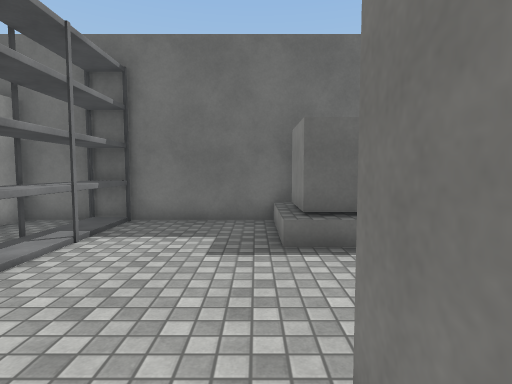
[1] (above)

24 first-person views from a walk through a Unity game level. The camera is 1.4 m above the floor, tilts 4° down and sees 80° across. The floor is counted in squares, 1 m on a side. Each view is taken from the middle of a square. On the plan, view 1 faces up. The plan holds only what a view shows up to about 14 squares ahead; the rest is blank. Surface patterns are stand-ins for the level's own textures.

[2]
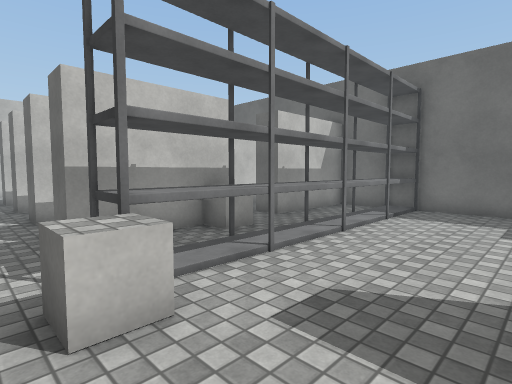

[3]
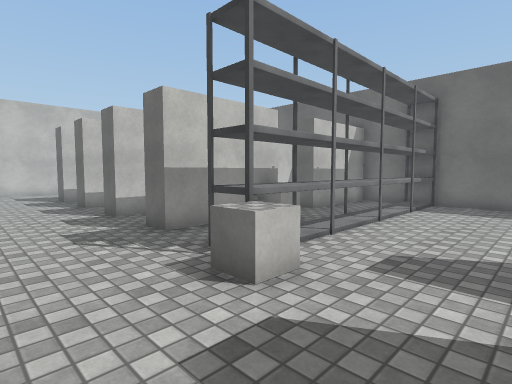

[4]
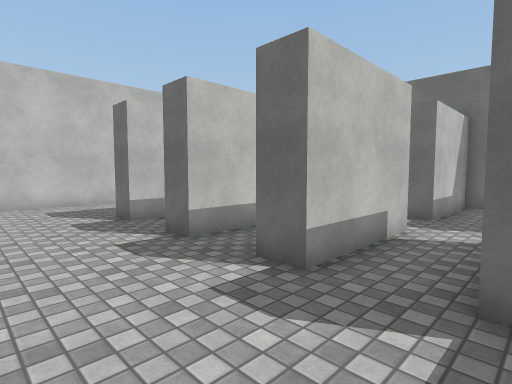

[5]
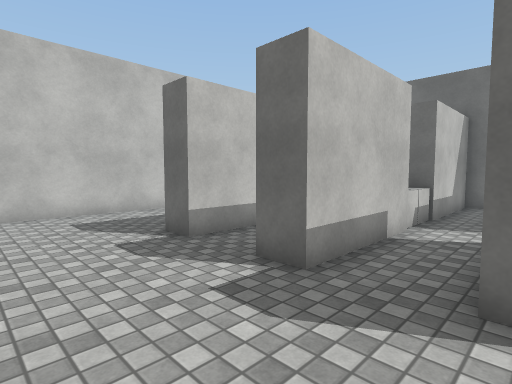

[6]
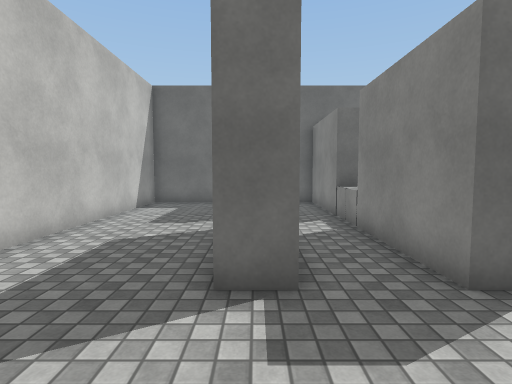

[7]
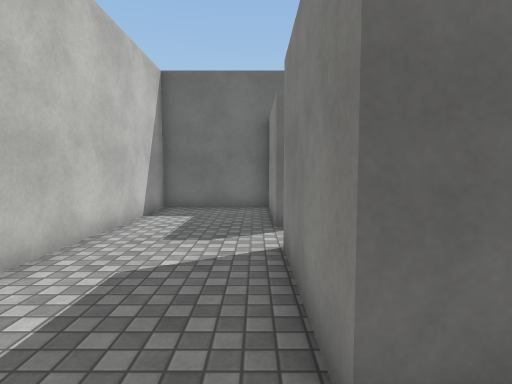

[8]
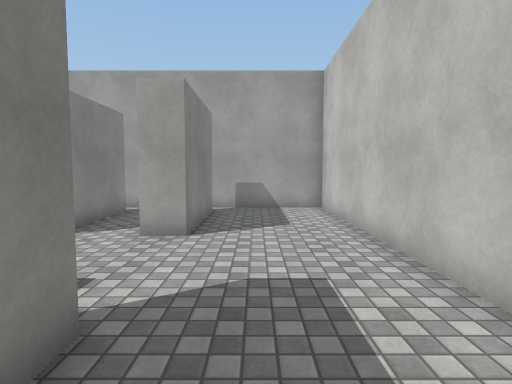

[9]
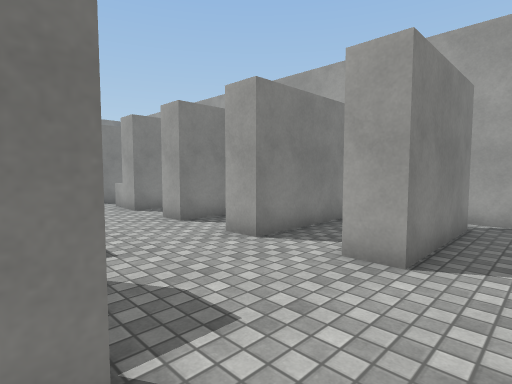

[10]
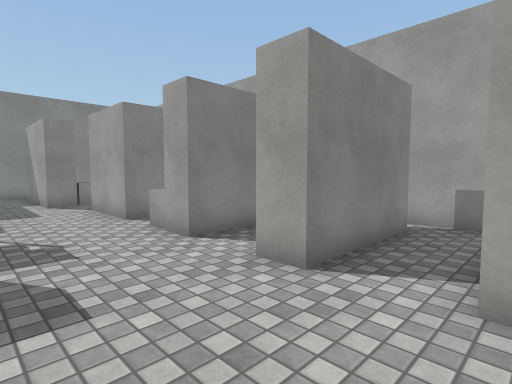

[11]
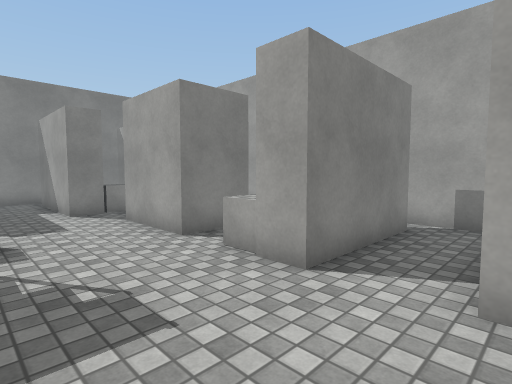

[12]
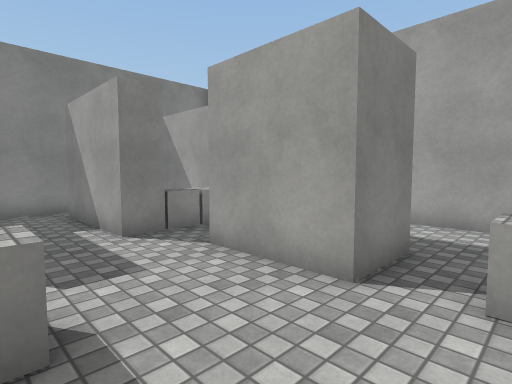

[13]
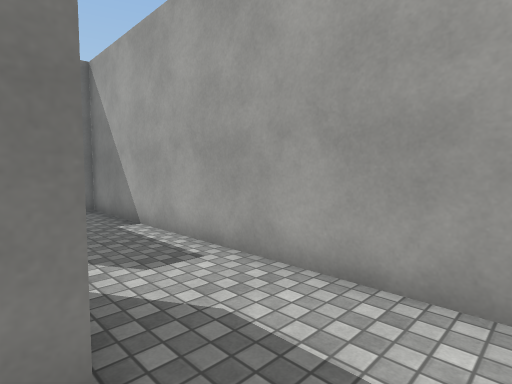

[14]
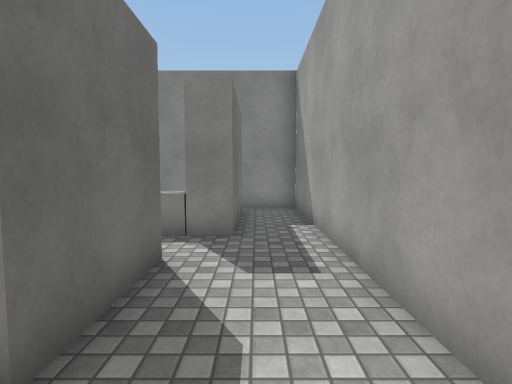

[15]
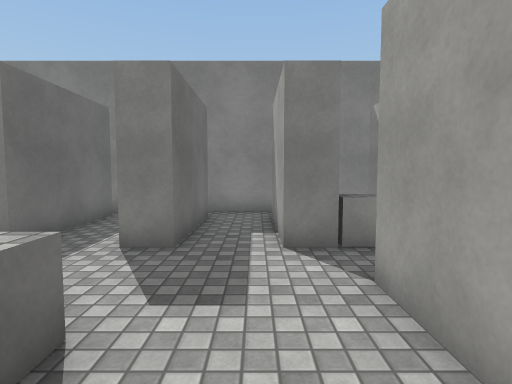

[16]
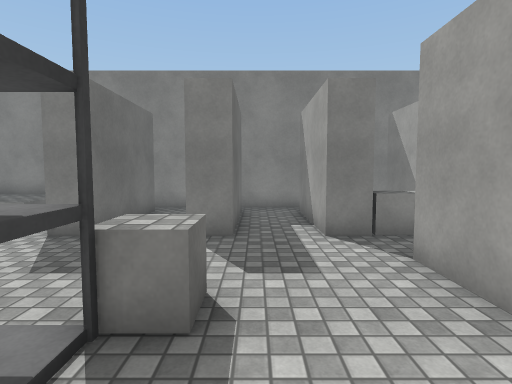

[17]
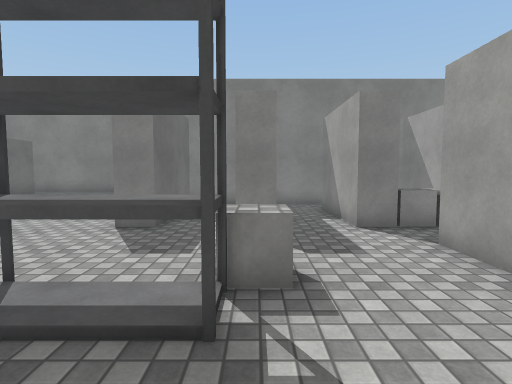

[18]
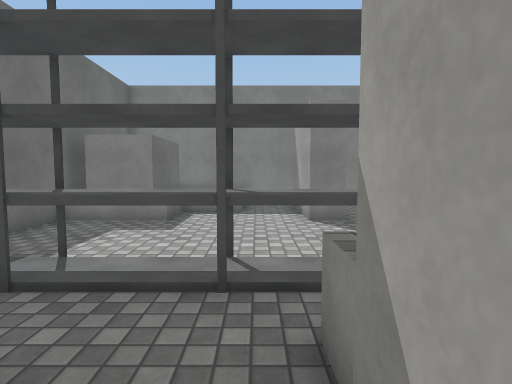

[19]
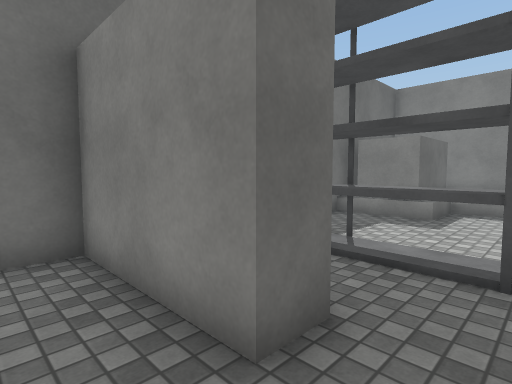

[20]
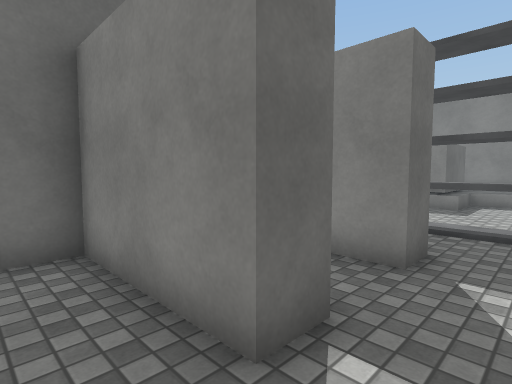

[21]
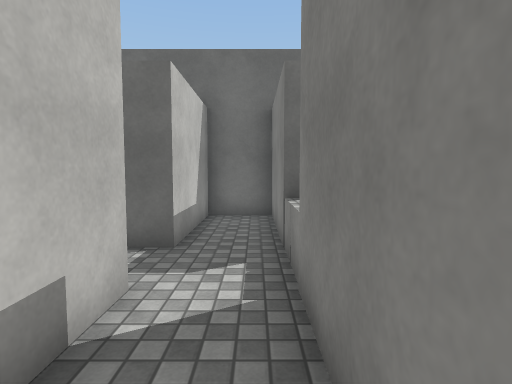

[22]
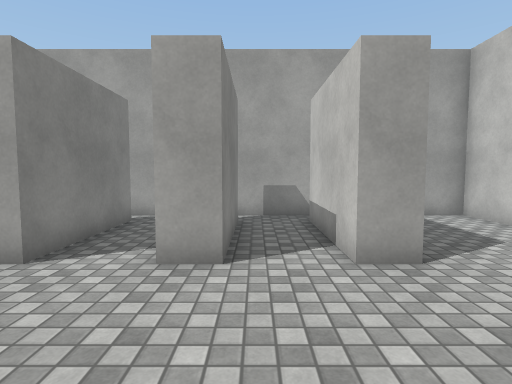

[23]
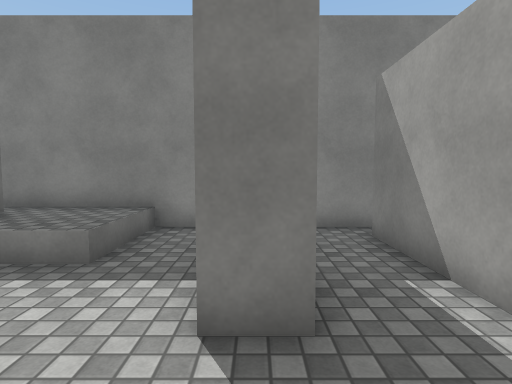

[24]
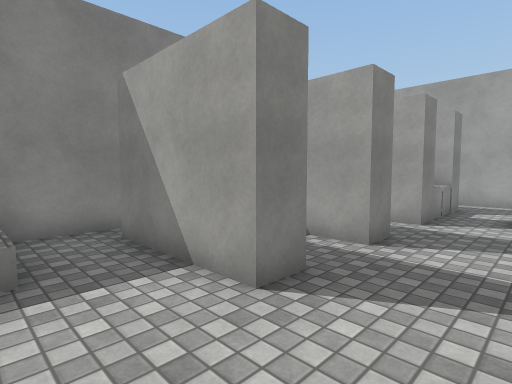

### Floor plan
Key: @ floor where view 1 was taken; # wall or solid block; . main floor; : floor 0.5 m higher than the main floor; T thing the floor can be seen under or through; C cube.
Columns run from 21 left of view 1 to 6 right of it. Each row starts with its distance up from view 1.
  9 #######################
  8 #....#..#..#..#..T....##
  7 #....#..#..#..#..T....##  :#
  6 #....#..#..#..#..T....####:#
  5 #....#..#..#..#..T......:::#
  4 #.......C........T......:::#
  3 #.......C........T.........#
  2 #....#..#..#..#C.T.........#
  1 #....#..#..#..#..T....####.#
  0 #....#..#..#..#..T...@.....#
 -1 #....#..#..#..#..T.........#
 -2 #................TC...####.#
 -3 #..........................#
 -4 #..........................#
 -5 #.....................####.#
 -6 #....#..#..#..#C.####.C    #
 -7 #....#..#..#..#..####.C    #
 -8 #....#..#..#..# ......#### #
 -9 #....#..#..#..#............#
-10 #..........................#
-11 ############################

Where each view was taken, in squares from view 1:
view 1: 0 up, 0 right, facing up
view 2: 3 down, 0 right, facing up-left
view 3: 5 down, 0 right, facing up-left
view 4: 5 down, 7 left, facing up-left
view 5: 5 down, 10 left, facing up-left
view 6: 5 down, 16 left, facing up
view 7: 3 down, 17 left, facing up
view 8: 1 up, 18 left, facing down
view 9: 1 down, 18 left, facing down-right
view 10: 2 down, 13 left, facing down-right
view 11: 2 down, 10 left, facing down-right
view 12: 2 down, 6 left, facing down-right
view 13: 7 down, 6 left, facing down-right
view 14: 9 down, 6 left, facing right
view 15: 4 down, 5 left, facing right
view 16: 3 down, 6 left, facing right
view 17: 2 down, 7 left, facing right
view 18: 3 up, 8 left, facing right
view 19: 3 up, 9 left, facing up-right
view 20: 3 up, 12 left, facing up-right
view 21: 1 down, 14 left, facing up
view 22: 1 down, 14 left, facing down
view 23: 1 up, 2 left, facing right
view 24: 4 up, 2 left, facing down-right
